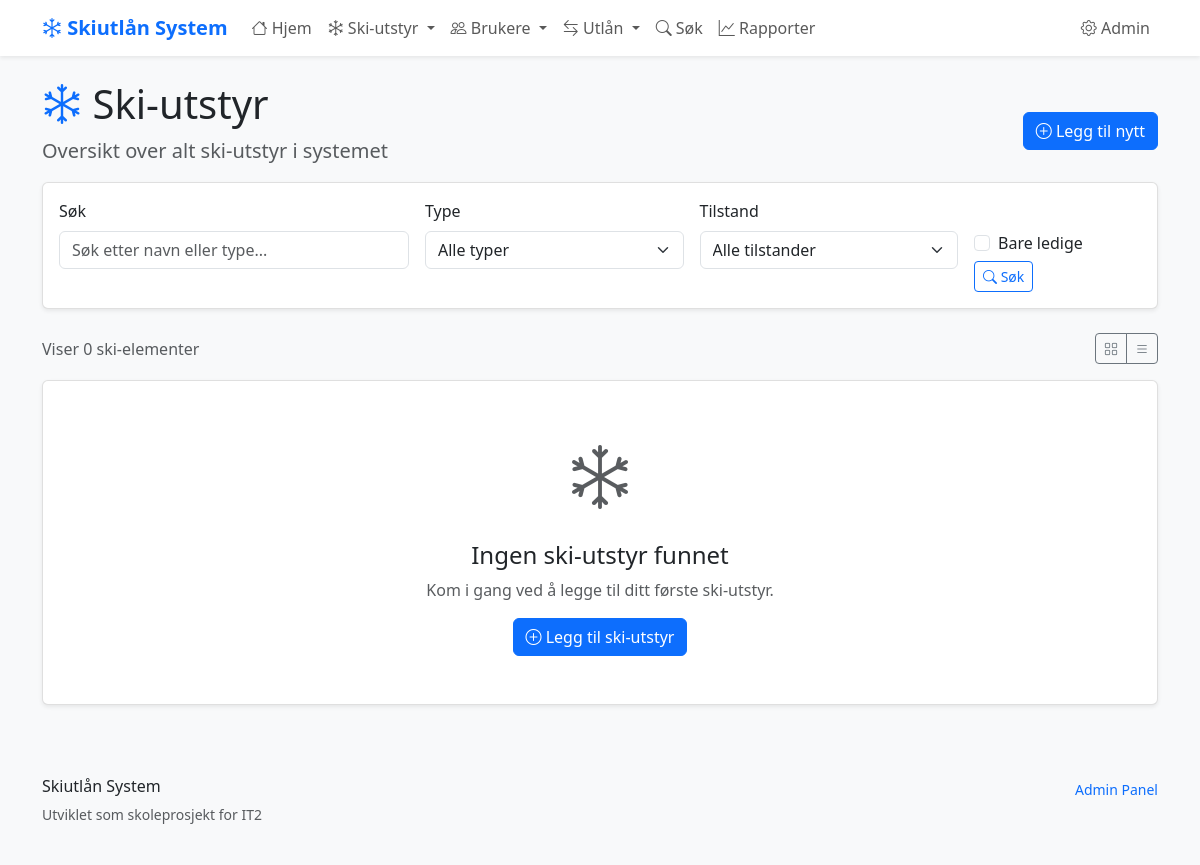
The app's page /ski-items/, older data.
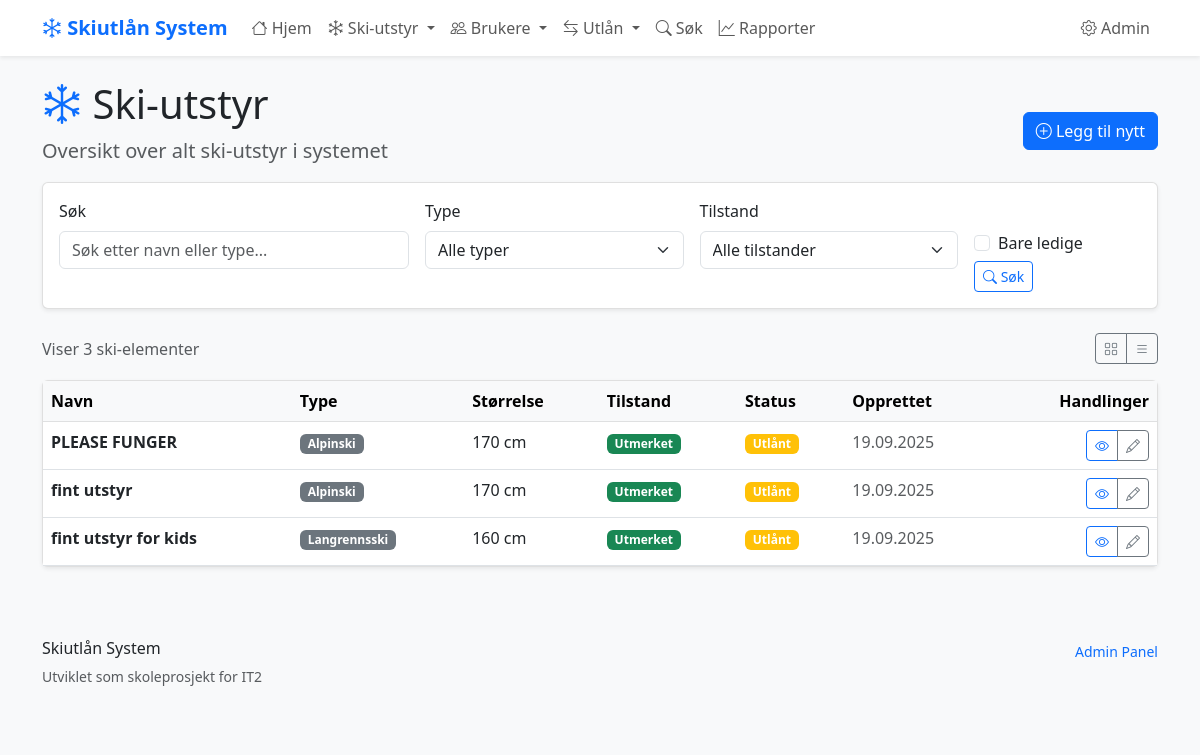
The same page, newer data.
### skiutlan/models.py (models this page shows, shortened)
class SkiItem(models.Model):
    SKI_TYPES = [
        ('alpinski', 'Alpinski'),
        ('langrenn', 'Langrennsski'),
        ('snowboard', 'Snowboard'),
        ('stovler', 'Skistøvler'),
        ('staver', 'Skistaver'),
    ]
    navn = models.CharField(max_length=100, help_text="Navn på ski-elementet")
    type_ski = models.CharField(
        max_length=20,
        choices=SKI_TYPES,
        help_text="Type ski-element"
    )
    storrelse = models.IntegerField(
        validators=[MinValueValidator(1), MaxValueValidator(300)],
        help_text="Størrelse i cm for ski/staver, EU-størrelse for støvler"
    )
    tilstand = models.CharField(
        max_length=20,
        choices=[
            ('utmerket', 'Utmerket'),
            ('god', 'God'),
            ('slitt', 'Slitt'),
            ('reparasjon', 'Trenger reparasjon'),
        ],
        default='god'
    )
    opprettet = models.DateTimeField(auto_now_add=True)
    oppdatert = models.DateTimeField(auto_now=True)
    class Meta:
        verbose_name = "Ski-element"
        verbose_name_plural = "Ski-elementer"
        ordering = ['type_ski', 'storrelse']  # Sorterer automatisk
    @property
    def er_ledig(self):
        return not self.utlan_set.filter(returnert_dato__isnull=True).exists()

### skiutlan/views.py (the view)
# urls.py: path('ski-items/', views.ski_item_liste, name='ski_item_liste'),
def ski_item_liste(request):
    ski_items = SkiItem.objects.all()
    sok_tekst = request.GET.get('sok', '')
    if sok_tekst:
        ski_items = ski_items.filter(
            Q(navn__icontains=sok_tekst) | Q(type_ski__icontains=sok_tekst))
    type_filter = request.GET.get('type', '')
    if type_filter:
        ski_items = ski_items.filter(type_ski=type_filter)
    tilstand_filter = request.GET.get('tilstand', '')
    if tilstand_filter:
        ski_items = ski_items.filter(tilstand=tilstand_filter)
    bare_ledige = request.GET.get('ledig', False)
    if bare_ledige:
        utlante_item_ids = Utlan.objects.filter(
            returnert_dato__isnull=True).values_list('ski_item_id', flat=True)
        ski_items = ski_items.exclude(id__in=utlante_item_ids)
    context = {
        'ski_items': ski_items,
        'sok_tekst': sok_tekst,
        'type_filter': type_filter,
        'tilstand_filter': tilstand_filter,
        'bare_ledige': bare_ledige,
        'ski_types': SkiItem.SKI_TYPES,  # For dropdown i template
    }
    return render(request, 'skiutlan/ski_item_liste.html', context)

### skiutlan/templates/skiutlan/ski_item_liste.html (shortened to what the changed rows need)
{% extends 'skiutlan/base.html' %}
{% block header %}
<div class="d-flex justify-content-between align-items-center">
    <div>
        <h1>
            <i class="bi bi-snow text-primary"></i>
            Ski-utstyr
        </h1>
    </div>
</div>
{% endblock %}
{% block content %}
<div class="d-flex justify-content-between align-items-center mb-3">
    <div>
        <span class="text-muted">
            Viser {{ ski_items|length }} ski-element{% if ski_items|length != 1 %}er{% endif %}
        </span>
    </div>
</div>
{% if ski_items %}
    <div class="card d-none d-md-block">
        <div class="table-responsive">
            <table class="table table-hover mb-0">
                <thead class="table-light">
                    <tr>
                        <th>Navn</th>
                        <th>Type</th>
                        <th>Størrelse</th>
                        <th>Tilstand</th>
                        <th>Status</th>
                        <th>Opprettet</th>
                        <th class="text-end">Handlinger</th>
                    </tr>
                </thead>
                <tbody>
                    {% for item in ski_items %}
                        <tr>
                            <td>
                                <strong>{{ item.navn }}</strong>
                            </td>
                            <td>
                                <span class="badge bg-secondary">{{ item.get_type_ski_display }}</span>
                            </td>
                            <td>
                                {{ item.storrelse }}
                                {% if item.type_ski == "stovler" %}(EU){% else %}cm{% endif %}
                            </td>
                            <td>
                                <span class="badge
                                    {% if item.tilstand == 'utmerket' %}bg-success
                                    {% elif item.tilstand == 'god' %}bg-primary
                                    {% elif item.tilstand == 'slitt' %}bg-warning
                                    {% else %}bg-danger{% endif %}">
                                    {{ item.get_tilstand_display }}
                                </span>
                            </td>
                            <td>
                                {% if item.er_ledig %}
                                    <span class="badge bg-success">Ledig</span>
                                {% else %}
                                    <span class="badge bg-warning">Utlånt</span>
                                {% endif %}
                            </td>
                            <td class="text-muted">
                                {{ item.opprettet|date:"d.m.Y" }}
                            </td>
                            <td class="text-end">
                                <div class="btn-group btn-group-sm" role="group">
                                    <a href="{% url 'skiutlan:ski_item_detalj' item.id %}"
                                       class="btn btn-outline-primary"
                                       title="Vis detaljer">
                                        <i class="bi bi-eye"></i>
                                    </a>
                                    <a href="{% url 'skiutlan:ski_item_rediger' item.id %}"
                                       class="btn btn-outline-secondary"
                                       title="Rediger">
                                        <i class="bi bi-pencil"></i>
                                    </a>
                                </div>
                            </td>
                        </tr>
                    {% empty %}
                        <tr>
                            <td colspan="7" class="text-center text-muted py-4">
                                Ingen ski-elementer funnet.
                            </td>
                        </tr>
                    {% endfor %}
                </tbody>
            </table>
        </div>
    </div>
{% else %}
    <div class="card">
        <div class="card-body text-center py-5">
            <i class="bi bi-snow text-muted" style="font-size: 4rem;"></i>
            <h4 class="mt-3">Ingen ski-utstyr funnet</h4>
            <p class="text-muted">
                {% if sok_tekst or type_filter or tilstand_filter or bare_ledige %}
                    Prøv å justere søkekriteriene dine.
                {% else %}
                    Kom i gang ved å legge til ditt første ski-utstyr.
                {% endif %}
            </p>
            <a href="{% url 'skiutlan:ski_item_opprett' %}" class="btn btn-primary">
                <i class="bi bi-plus-circle"></i>
                Legg til ski-utstyr
            </a>
        </div>
    </div>
{% endif %}
{% endblock %}

Row changes from the older to the newer data that the page shows:
added SkiItem: navn "PLEASE FUNGER", type_ski "Alpinski", storrelse "170", shows "cm", tilstand "Utmerket", shows "Utlånt", opprettet "19.09.2025"
added SkiItem: navn "fint utstyr", type_ski "Alpinski", storrelse "170", shows "cm", tilstand "Utmerket", shows "Utlånt", opprettet "19.09.2025"
added SkiItem: navn "fint utstyr for kids", type_ski "Langrennsski", storrelse "160", shows "cm", tilstand "Utmerket", shows "Utlånt", opprettet "19.09.2025"
Text that changed along with them:
{{ ski_items|length }}: "0" → "3"
text no longer shown: "Ingen ski-utstyr funnet Kom i gang ved å legge til ditt første ski-utstyr. Legg til ski-utstyr"
text now shown: "Navn Type Størrelse Tilstand Status Opprettet Handlinger"
